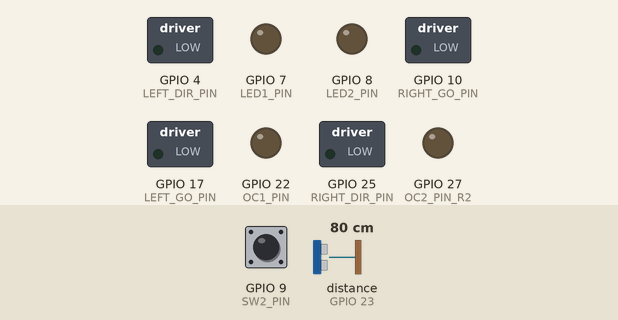
The program below on a simulated Raspberry Pi (BCM pin numbers). On the bench: switched loads named in the program (green lamp = pin HIGH), output pins drawn as LEDs (lit = HIGH). Dashed ring = blinking. The inputs (shaded band) are chosen by the test bench; at power-on: GPIO 9 (SW2_PIN) HIGH, distance to the obstacle (sensor on GPIO 23) 80 cm. The echo pulse lasts 58.3 µs per cm; random numbers come from a fixed seed; the interpreter's speed is modelled, so counts of loop turns are approximate; the clock reads 2024-03-15 10:24:30 at power-on unless the program sets it; pins used as bus, display or sensor lines are not drawn; what the program prints to the terminal is not drawn.

Above: at 1.2 s.
1.3 s: GPIO 9 (SW2_PIN) pulled LOW for 0.25 s
At 2.2 s:
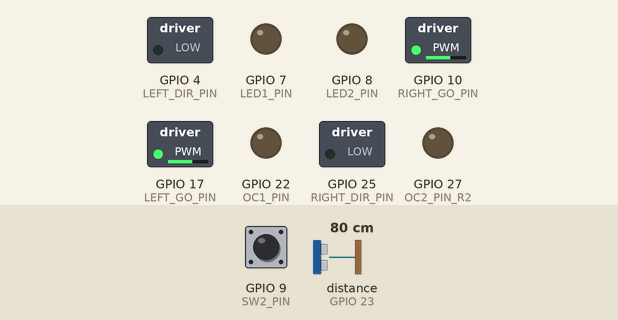
3.1 s: distance to the obstacle (sensor on GPIO 23) set to 22 cm
4.6 s: distance to the obstacle (sensor on GPIO 23) set to 17 cm
At 7.1 s:
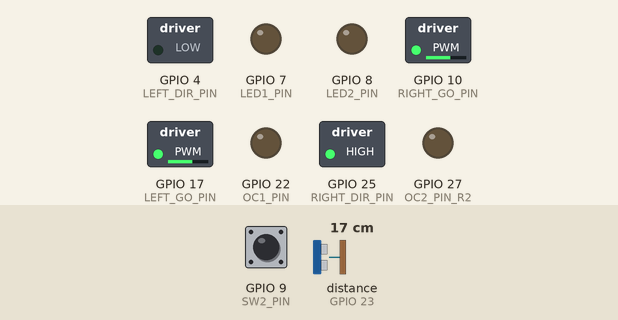
7.4 s: GPIO 9 (SW2_PIN) pulled LOW for 1 s
At 9.3 s:
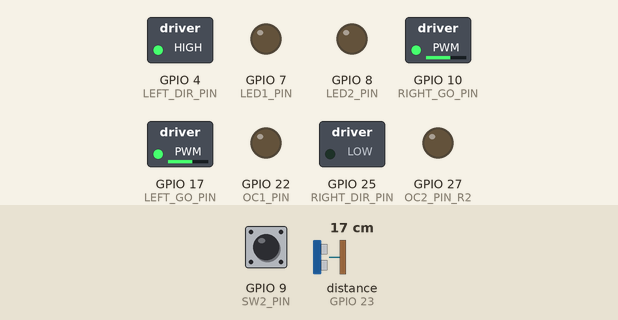
11.4 s: GPIO 9 (SW2_PIN) pulled LOW for 3.2 s
At 13.7 s:
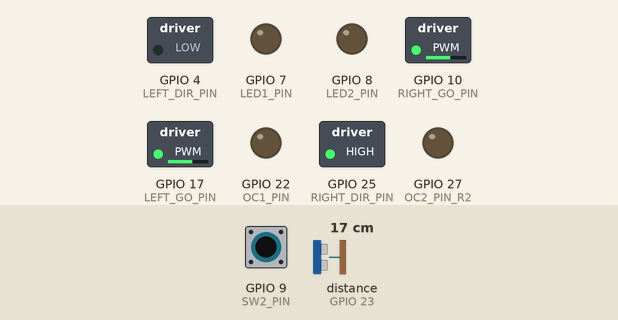
Timing chart, 0 to 17.1 s (numbered marks = the images above; inputs shaded):
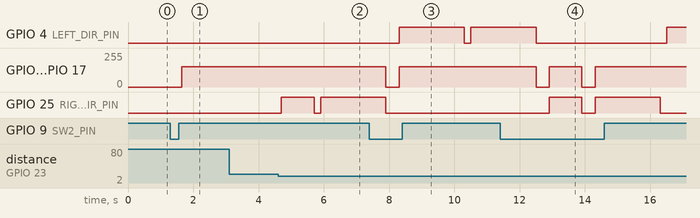

The program:

10_rover.py
```python
# 10_rover.py
# Attach: SR-04 Range finder, switch on SW1, and the motors.
# The switch stops and starts the robot

from rrb2 import *
import time, random

rr = RRB2()

motor_speed = 0.6

# if you dont have a switch connected, change the value below to True
running = False

def turn_randomly():
    turn_time = random.randint(1, 3)
    if random.randint(1, 2) == 1:
        rr.left(turn_time, motor_speed)
    else:
        rr.right(turn_time, motor_speed)
    rr.stop()

print("Press CTRL-c to quit the program")

while True:
    distance = rr.get_distance()
    if distance < 20 and running:
        turn_randomly()
    if running:
        rr.forward(0, motor_speed)
    if rr.sw2_closed():
        running = not running
    if not running:
        rr.stop()
    time.sleep(0.2)
```

rrb2.py
```python
#rrb2.py Library

import RPi.GPIO as GPIO
import time

class RRB2:

    LEFT_GO_PIN = 17
    LEFT_DIR_PIN = 4
    RIGHT_GO_PIN = 10
    RIGHT_DIR_PIN = 25
    SW1_PIN = 11
    SW2_PIN = 9
    LED1_PIN = 7
    LED2_PIN = 8
    OC1_PIN = 22
    OC2_PIN = 27
    OC2_PIN_R1 = 21
    OC2_PIN_R2 = 27
    TRIGGER_PIN = 18
    ECHO_PIN = 23
    left_pwm = 0
    right_pwm = 0

    def __init__(self, revision=2):
        GPIO.setmode(GPIO.BCM)
        GPIO.setwarnings(False)

        GPIO.setup(self.LEFT_GO_PIN, GPIO.OUT)
        self.left_pwm = GPIO.PWM(self.LEFT_GO_PIN, 500)
        self.left_pwm.start(0)
        GPIO.setup(self.LEFT_DIR_PIN, GPIO.OUT)
        GPIO.setup(self.RIGHT_GO_PIN, GPIO.OUT)
        self.right_pwm = GPIO.PWM(self.RIGHT_GO_PIN, 500)
        self.right_pwm.start(0)
        GPIO.setup(self.RIGHT_DIR_PIN, GPIO.OUT)

        GPIO.setup(self.LED1_PIN, GPIO.OUT)
        GPIO.setup(self.LED2_PIN, GPIO.OUT)

        GPIO.setup(self.OC1_PIN, GPIO.OUT)
        if revision == 1:
            self.OC2_PIN = self.OC2_PIN_R1
        else:
            self.OC2_PIN = self.OC2_PIN_R2

        GPIO.setup(self.OC2_PIN_R2, GPIO.OUT)

        GPIO.setup(self.SW1_PIN, GPIO.IN)
        GPIO.setup(self.SW2_PIN, GPIO.IN)
        GPIO.setup(self.TRIGGER_PIN, GPIO.OUT)
        GPIO.setup(self.ECHO_PIN, GPIO.IN)


    def set_motors(self, left_go, left_dir, right_go, right_dir):
        self.left_pwm.ChangeDutyCycle(left_go * 100)
        GPIO.output(self.LEFT_DIR_PIN, left_dir)
        self.right_pwm.ChangeDutyCycle(right_go * 100)
        GPIO.output(self.RIGHT_DIR_PIN, right_dir)

    def forward(self, seconds=0, speed=0.5):
        self.set_motors(speed, 0, speed, 0)
        if seconds > 0:
            time.sleep(seconds)
            self.stop()

    def stop(self):
        self.set_motors(0, 0, 0, 0)

    def reverse(self, seconds=0, speed=0.5):
        self.set_motors(speed, 1, speed, 1)
        if seconds > 0:
            time.sleep(seconds)
            self.stop()

    def left(self, seconds=0, speed=0.5):
        self.set_motors(speed, 0, speed, 1)
        if seconds > 0:
            time.sleep(seconds)
            self.stop()

    def right(self, seconds=0, speed=0.5):
        self.set_motors(speed, 1, speed, 0)
        if seconds > 0:
            time.sleep(seconds)
            self.stop()

    def sw1_closed(self):
        return not GPIO.input(self.SW1_PIN)

    def sw2_closed(self):
        return not GPIO.input(self.SW2_PIN)

    def set_led1(self, state):
        GPIO.output(self.LED1_PIN, state)

    def set_led2(self, state):
        GPIO.output(self.LED2_PIN, state)

    def set_oc1(self, state):
        GPIO.output(self.OC1_PIN, state)

    def set_oc2(self, state):
        GPIO.output(self.OC2_PIN, state)

    def _send_trigger_pulse(self):
        GPIO.output(self.TRIGGER_PIN, True)
        time.sleep(0.0001)
        GPIO.output(self.TRIGGER_PIN, False)

    def _wait_for_echo(self, value, timeout):
        count = timeout
        while GPIO.input(self.ECHO_PIN) != value and count > 0:
            count = count - 1

    def get_distance(self):
        self._send_trigger_pulse()
        self._wait_for_echo(True, 10000)
        start = time.time()
        self._wait_for_echo(False, 10000)
        finish = time.time()
        pulse_len = finish - start
        distance_cm = pulse_len / 0.000058
        return distance_cm
```

Measured:
- the behaviour switches between 20 and 19 cm on distance to the obstacle (sensor on GPIO 23) (found by bisection; images 1 and 2)
- after the input at 1.3 s, GPIO 10 (RIGHT_GO_PIN), GPIO 17 (LEFT_GO_PIN): 0/255 → 153/255 after 0.35 s
- after the input at 3.1 s, every drawn part: stays the same
- after the input at 4.6 s, GPIO 25 (RIGHT_DIR_PIN): LOW → HIGH after 0.10 s, → LOW 1.0 s later, → HIGH 0.20 s later
- after the input at 7.4 s, GPIO 10 (RIGHT_GO_PIN), GPIO 17 (LEFT_GO_PIN): 153/255 → 0/255 after 0.50 s, → 153/255 0.40 s later
- after the input at 11.4 s, GPIO 10 (RIGHT_GO_PIN), GPIO 17 (LEFT_GO_PIN): alternates 153/255 for 1.0 s and 0/255 for 0.40 s, 4 changes in all, then stays 153/255, starting after 1.1 s
